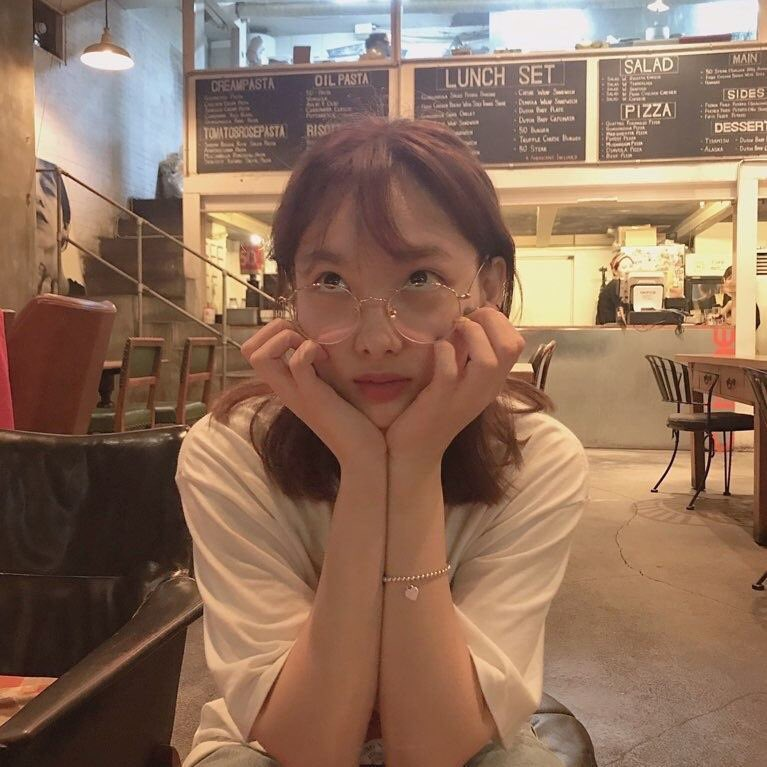
#> input picture nayeon.jpg, 767 x 767 px
$ jupyter execute --allow-errors 'tugas 1.ipynb'   (shell and % lines are left out)
#> lines starting #> are read from the running program, lines starting #| are printed output that depends on the picture
[cell 1]
import cv2

[cell 2]
cv2.__version__

[cell 3]
import numpy as np

[cell 4]
import matplotlib.pyplot as plt

[cell 5]
# import the image
img = cv2.imread('eryeon.jpeg')
#> (the rest of this cell did not finish here and is left out)

[cell 6]
img = cv2.imread('nayeon.jpg')
#> img is the input picture: shape (767, 767, 3); mean B, G, R 92, 112, 142.7
plt.imshow(img)

#> (a cell that did not finish here is left out)

#> (a cell that did not finish here is left out)

#> (a cell that did not finish here is left out)

[cell 10]
# import the image
img = cv2.imread('burano.jpg')
#> (the rest of this cell did not finish here and is left out)

[cell 11]
# import the image
img = cv2.imread('nayeon.jpg')
plt.imshow(img)

[cell 12]
# Convert the image into RGB
img_rgb = cv2.cvtColor(img, cv2.COLOR_BGR2RGB)
plt.imshow(img_rgb)

[cell 13]
# Convert the image into gray scale
img_gray = cv2.cvtColor(img, cv2.COLOR_BGR2GRAY)
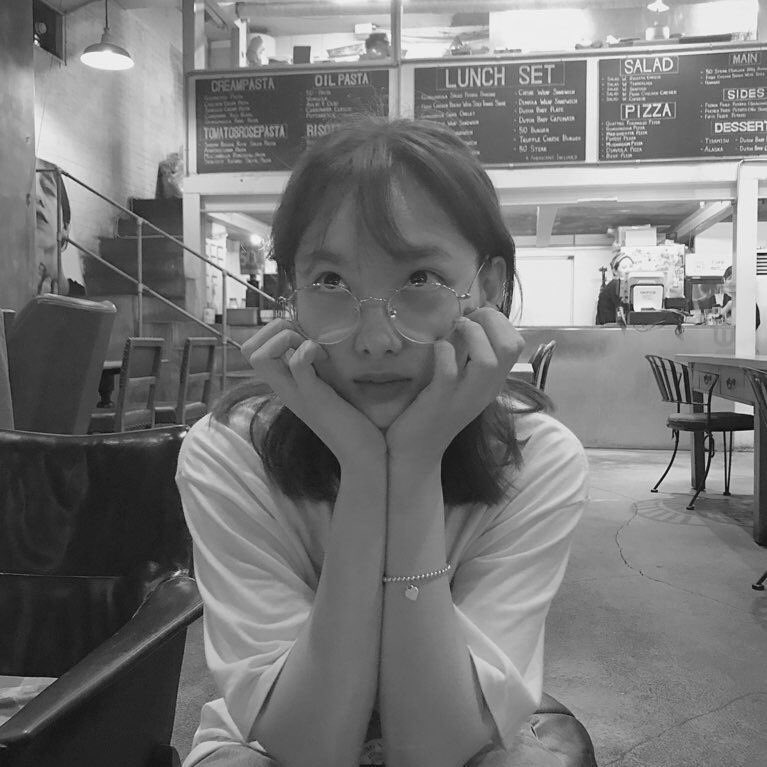
#> img_gray: shape (767, 767); min 8, max 252, mean 118.9
plt.imshow(img_gray, cmap = 'gray')

[cell 14]
# Plot the three channels of the image
fig, axs = plt.subplots(nrows = 1, ncols = 3, figsize = (20, 20))

for i in range(0,3):
    ax = axs[i]
    ax.imshow(img_rgb[:, :, i], cmap = 'gray')
plt.show()
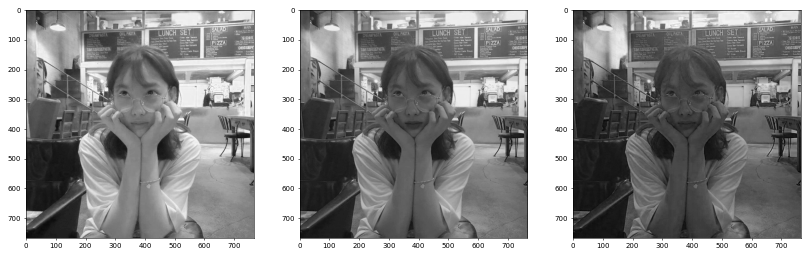
#> figure drawn by matplotlib, 3 panels

[cell 15]
# Transform the image into HSV and HLS models
img_hsv = cv2.cvtColor(img, cv2.COLOR_BGR2HSV)
#> img_hsv: shape (767, 767, 3); mean H, S, V 23.3, 102.3, 144.6
img_hls = cv2.cvtColor(img, cv2.COLOR_BGR2HLS)
#> img_hls: shape (767, 767, 3); mean of channels 0, 1, 2 23.3, 117.4, 85.6

# Plot the converted images
fig, (ax1, ax2) = plt.subplots(nrows = 1, ncols = 2,
figsize = (20, 20))
ax1.imshow(img_hsv)
ax2.imshow(img_hls)
plt.show()
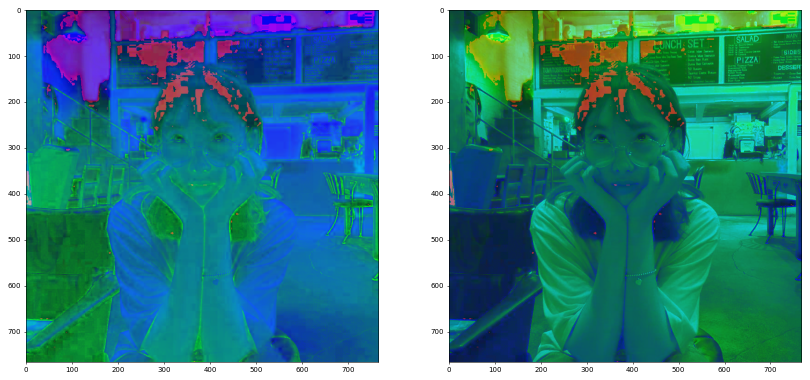
#> figure drawn by matplotlib, 2 panels

$ run again, with distorsi.jpg copied over nayeon.jpg
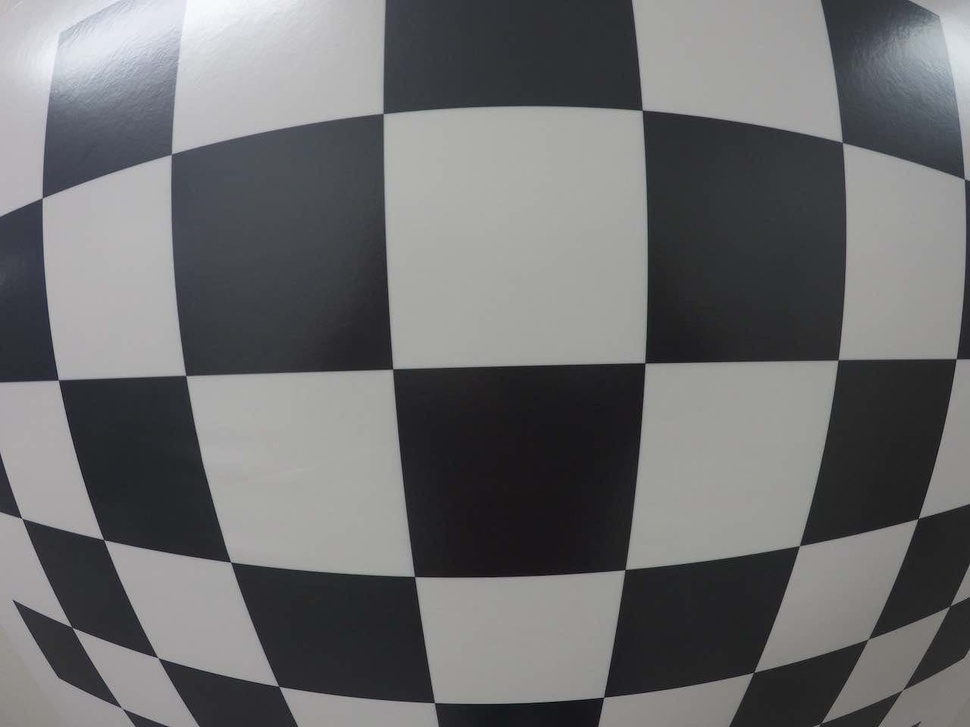
#> input picture distorsi.jpg, 970 x 727 px, shrunk from 1280 x 960 before the run
#> img is the input picture: shape (727, 970, 3); mean B, G, R 110.9, 109.7, 109.3
#> `plt.show()`:
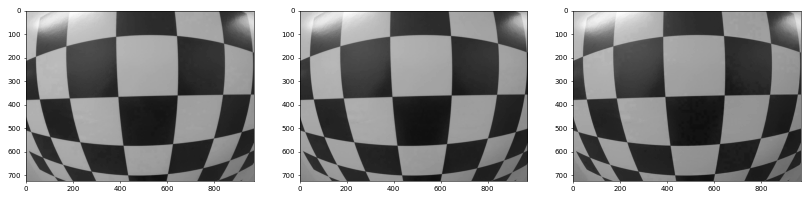
#> figure drawn by matplotlib, 3 panels
#> img_hsv: shape (727, 970, 3); mean H, S, V 77.2, 17.2, 112.7
#> img_hls: shape (727, 970, 3); mean of channels 0, 1, 2 77.1, 110.3, 11.5
#> `plt.show()`:
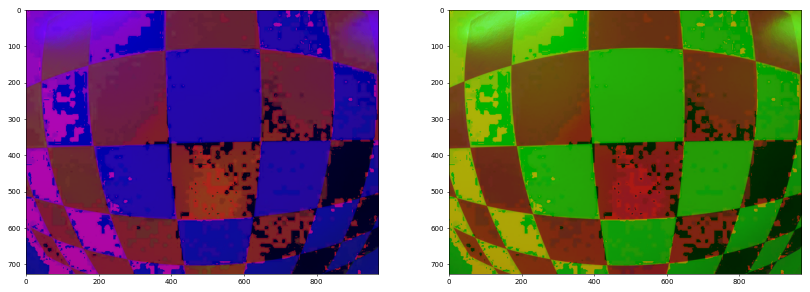
#> figure drawn by matplotlib, 2 panels
